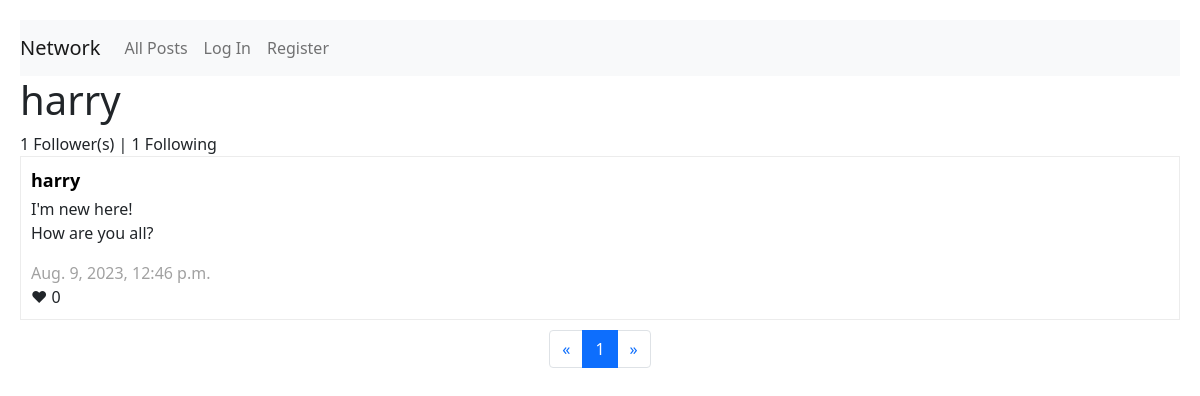
Page /users/3 on the earlier database version.
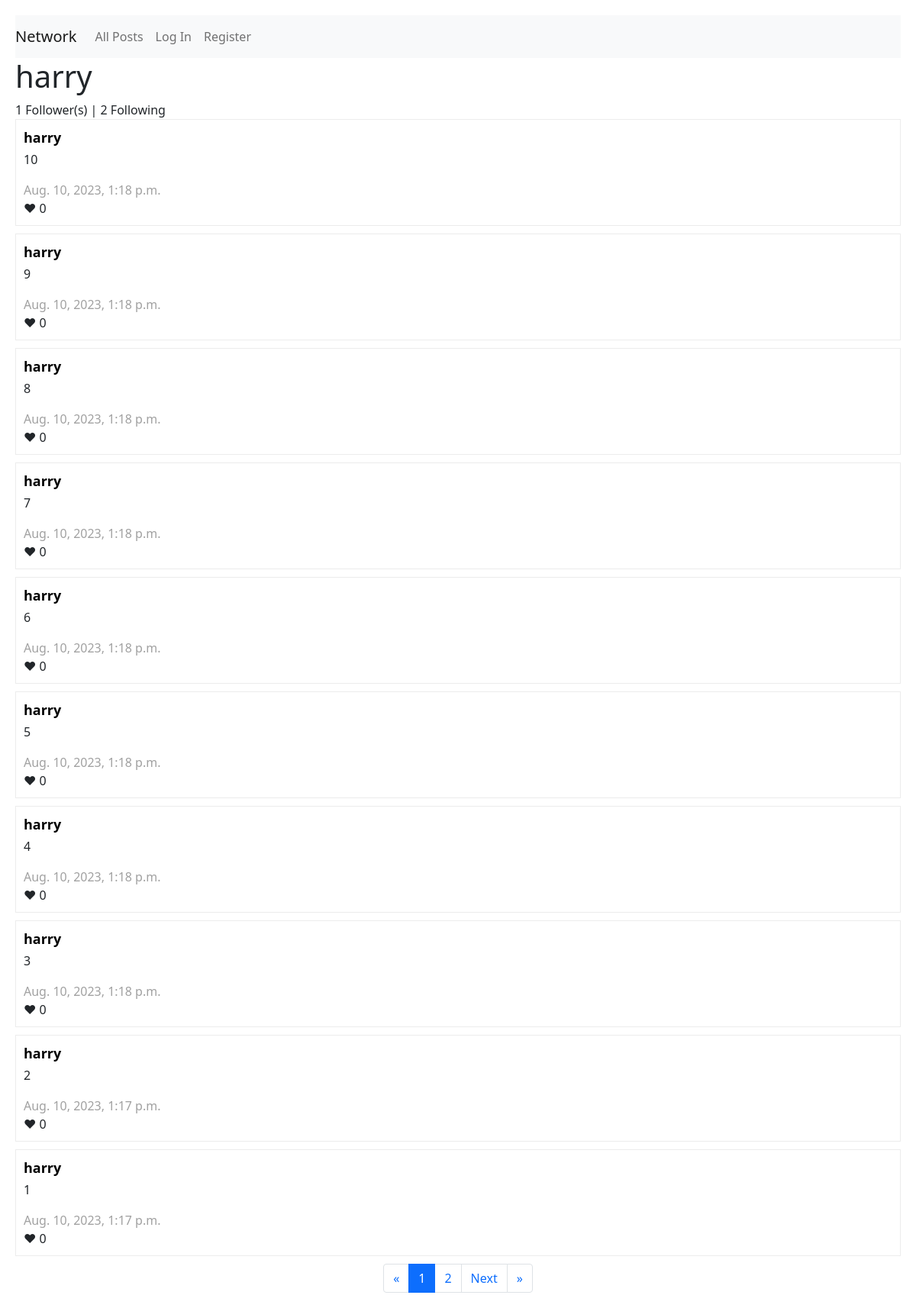
Same page on the later database version.
### network/models.py (models this page shows, shortened)
class User(AbstractUser):
    pass

class Post(models.Model):
    user = models.ForeignKey(User, on_delete=models.CASCADE, related_name="posts")
    text = models.CharField(max_length=500)
    timestamp = models.DateTimeField(auto_now_add=True)
    likes = models.IntegerField(editable=False, default=0)

### network/views.py (the view)
# urls.py: path("users/<int:user_id>", views.view_profile, name="view_profile"),
def view_profile(request, user_id):
    user = User.objects.get(pk=user_id)
    following = Following.objects.filter(user=user_id).count()
    followers = Following.objects.filter(followed_users=user_id).count()
    is_following = False
    if request.user.is_authenticated:
        try:
            follow = Following.objects.get(user=request.user, followed_users=user)
            is_following = True
        except Following.DoesNotExist:
            pass
    user_posts = Post.objects.filter(user=user).order_by("-timestamp").all()
    paginator = Paginator(user_posts, 10)
    page_number = request.GET.get('page')
    page_obj = paginator.get_page(page_number)
    return render(request, "network/users.html", {
        "profile_user": user,
        "page_obj": page_obj,
        "following": following,
        "followers": followers,
        "is_following": is_following
    })

### network/templates/network/users.html (shortened to what this page needs)
{% extends "network/layout.html" %}
{% block body %}
    <h1>{{profile_user.username}}</h1>
    <div>{{followers}} Follower(s) | {{following}} Following</div>
    {% for post in page_obj %}
    <div id = post-details>
        <div class="username">{{ post.user.username}}</div>
        <div class="text">{{ post.text|linebreaks}}</div>
        <div class="timestamp">{{ post.timestamp}}</div>
        <div class="likes">&#10084; {{ post.likes}}</div>
    </div>
    {% endfor %}
    {% include "network/pagination.html" %}
{% endblock %}

### network/templates/network/layout.html (shortened to what this page needs)
{% load static %}
<!DOCTYPE html>
<html lang="en">
    <head>
        <link href="https://cdn.jsdelivr.net/npm/bootstrap@5.0.0-beta3/dist/css/bootstrap.min.css" rel="stylesheet"/>
        <link href="{% static 'network/styles.css' %}" rel="stylesheet">
    </head>
    <body>
        <nav class="navbar navbar-expand-lg navbar-light bg-light">
            <a class="navbar-brand" href="{% url 'index' %}">Network</a>
            <div>
              <ul class="navbar-nav mr-auto">
                <li class="nav-item">
                  <a class="nav-link" href="{% url 'index' %}">All Posts</a>
                </li>
                {% if user.is_authenticated %}
                    <li class="nav-item">
                        <a class="nav-link" href="{% url 'following' %}">Following</a>
                    </li>
                    <li class="nav-item">
                        <a class="nav-link" href="{% url 'logout' %}">Log Out</a>
                    </li>
                {% else %}
                    <li class="nav-item">
                        <a class="nav-link" href="{% url 'login' %}">Log In</a>
                    </li>
                    <li class="nav-item">
                        <a class="nav-link" href="{% url 'register' %}">Register</a>
                    </li>
                {% endif %}
              </ul>
            </div>
          </nav>
        <div class="body">
            {% block body %}
            {% endblock %}
        </div>
    </body>
</html>

### network/templates/network/pagination.html (shortened to what this page needs)
{% block contents %}
    <ul class="pagination justify-content-center">
        <li class="page-item"><a class="page-link" href="?page=1">&laquo;</a></li>
        <li class="page-item active" aria-current="page">
            <span class="page-link">{{ page_obj.number }}</span>
        </li>
        {% if page_obj.has_next %}
            <li class="page-item"><a class="page-link" href="?page={{ page_obj.next_page_number }}"> {{ page_obj.next_page_number }} </a></li>
            <li class="page-item"><a class="page-link" href="?page={{ page_obj.next_page_number }}">Next</a></li>
        {% endif %}
        <li class="page-item"><a class="page-link" href="?page={{ page_obj.paginator.num_pages }}">&raquo;</a></li>
    </ul>
{% endblock %}

### network/static/network/styles.css (style rules this page uses)
body { margin:20px; position:relative; }
#post-details { border: 1px solid rgb(236, 236, 236); margin-bottom:10px; padding:10px; }
.username { font-weight: bold; font-size:18px; margin-bottom:3px; color:black; }
.timestamp { color:rgb(161, 161, 161) }

Differences in the rows shown:
no longer on this page (row unchanged): Post: user.username "harry", text "I'm new here! How are you all?", timestamp "Aug. 9, 2023, 12:46 p.m.", likes "0"
added Post: user.username "harry", text "10", timestamp "Aug. 10, 2023, 1:18 p.m.", likes "0"
added Post: user.username "harry", text "9", timestamp "Aug. 10, 2023, 1:18 p.m.", likes "0"
added Post: user.username "harry", text "8", timestamp "Aug. 10, 2023, 1:18 p.m.", likes "0"
added Post: user.username "harry", text "7", timestamp "Aug. 10, 2023, 1:18 p.m.", likes "0"
added Post: user.username "harry", text "6", timestamp "Aug. 10, 2023, 1:18 p.m.", likes "0"
added Post: user.username "harry", text "5", timestamp "Aug. 10, 2023, 1:18 p.m.", likes "0"
added Post: user.username "harry", text "4", timestamp "Aug. 10, 2023, 1:18 p.m.", likes "0"
added Post: user.username "harry", text "3", timestamp "Aug. 10, 2023, 1:18 p.m.", likes "0"
added Post: user.username "harry", text "2", timestamp "Aug. 10, 2023, 1:17 p.m.", likes "0"
added Post: user.username "harry", text "1", timestamp "Aug. 10, 2023, 1:17 p.m.", likes "0"
Other differences:
{{ following }}: "1" → "2"
{{ page_obj.next_page_number }}: (not shown) → "2"
text now shown: "Next"
